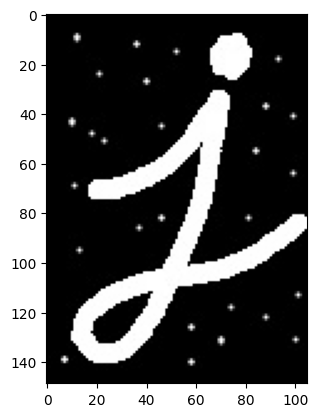
#> input picture imagens/morfologia/img/j_ruido.png, 318 x 417 px
$ jupyter execute --allow-errors morphologicalOperations.ipynb   (shell and % lines are left out)
#> lines starting #> are read from the running program, lines starting #| are printed output that depends on the picture; after the words box and inside, x2 and y2 are one past the last pixel; in counts of white or black regions, pixels touching at a corner belong together
# Theory
Morphological transformations are some simple operations based on the image shape. It is normally performed on binary images. It needs two inputs, one is our original image, second one is called **structuring element** or kernel which decides the nature of operation.

Two basic morphological operators are Erosion and Dilation. Then its variant forms like Opening, Closing, Gradient etc also comes into play. We will see them one-by-one with help of following image:

# Erosion

The basic idea of erosion is just like soil erosion only, it erodes away the boundaries of foreground object (Always try to keep foreground in white). So what it does? The kernel slides through the image (as in 2D convolution). A pixel in the original image (either 1 or 0) will be considered 1 only if all the pixels under the kernel is 1, otherwise it is eroded (made to zero).

So what happends is that, all the pixels near boundary will be discarded depending upon the size of kernel. So the thickness or size of the foreground object decreases or simply white region decreases in the image. It is useful for removing small white noises (as we have seen in colorspace chapter), detach two connected objects etc.

Here, as an example, I would use a 5x5 kernel with full of ones. Let's see it how it works:

[cell 1]
import cv2 as cv
import numpy as np
import matplotlib.pyplot as plt

img = cv.imread('./img/j.png', cv.IMREAD_GRAYSCALE)
#> (the rest of this cell did not finish here and is left out)

#> (a cell that did not finish here is left out)

# Dilation

It is just opposite of erosion. Here, a pixel element is '1' if at least one pixel under the kernel is '1'. So it increases the white region in the image or size of foreground object increases. Normally, in cases like noise removal, erosion is followed by dilation. Because, erosion removes white noises, but it also shrinks our object. So we dilate it. Since noise is gone, they won't come back, but our object area increases. It is also useful in joining broken parts of an object.

#> (a cell that did not finish here is left out)

# Opening

Opening is just another name of erosion followed by dilation. It is useful in removing noise, as we explained above. Here we use the function, cv.morphologyEx()

[cell 4]
img_ruido = cv.imread('./img/j_ruido.png')
#> img_ruido is the input picture: shape (417, 318, 3); min 0, max 255, mean 98.5

#> (the rest of this cell did not finish here and is left out)

# Closing

Closing is reverse of Opening, Dilation followed by Erosion. It is useful in closing small holes inside the foreground objects, or small black points on the object.

[cell 5]
img = cv.imread('./img/j_ruido2.png',cv.IMREAD_GRAYSCALE)
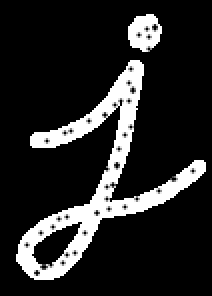
#> input picture imagens/morfologia/img/j_ruido2.png, 106 x 148 px (shown 2 times larger)
#> img is the input picture: shape (148, 106); min 0, max 255, mean 39.3

#> (a cell that did not finish here is left out)

[cell 7]
img = cv.imread('./img/j_ruido2.png', cv.IMREAD_GRAYSCALE)

[cell 8]
kernel = np.ones((5,5),np.uint8)

import random
for x in range(50):
   rangex = random.randint(0,img.shape[0])
   rangey = random.randint(0,img.shape[1])
   cv.circle(img,(rangex,rangey), 1, 255, 1)
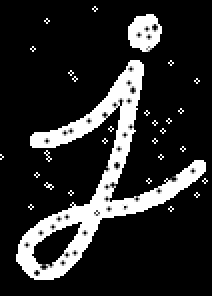
#> img: shape (148, 106) (shown 2 times larger); 0.85% of pixels changed, all inside (x1, y1, x2, y2) = (0, 3, 104, 107)
plt.imshow(img, cmap='gray')
plt.show()

im=cv.cvtColor(img,cv.COLOR_GRAY2RGB)
plt.imshow(im)
plt.show()
closing = cv.morphologyEx(img, cv.MORPH_CLOSE, kernel)
plt.imshow(closing, cmap='gray')
plt.show()
opening= cv.morphologyEx(closing, cv.MORPH_OPEN, kernel)
plt.imshow(opening, cmap='gray')
plt.show()

# Morphological Gradient

It is the difference between dilation and erosion of an image.

The result will look like the outline of the object.

[cell 9]
gradient = cv.morphologyEx(img, cv.MORPH_GRADIENT, kernel)

# Top Hat

It is the difference between input image and Opening of the image. Below example is done for a 9x9 kernel.

[cell 10]
tophat = cv.morphologyEx(img, cv.MORPH_TOPHAT, kernel)

# Black Hat

It is the difference between the closing of the input image and input image.

[cell 11]
blackhat = cv.morphologyEx(img, cv.MORPH_BLACKHAT, kernel)

# Structuring Element

We manually created a structuring elements in the previous examples with help of Numpy. It is rectangular shape. But in some cases, you may need elliptical/circular shaped kernels. So for this purpose, OpenCV has a function, cv.getStructuringElement(). You just pass the shape and size of the kernel, you get the desired kernel.

[cell 12]
img = cv.imread('x.jpg')
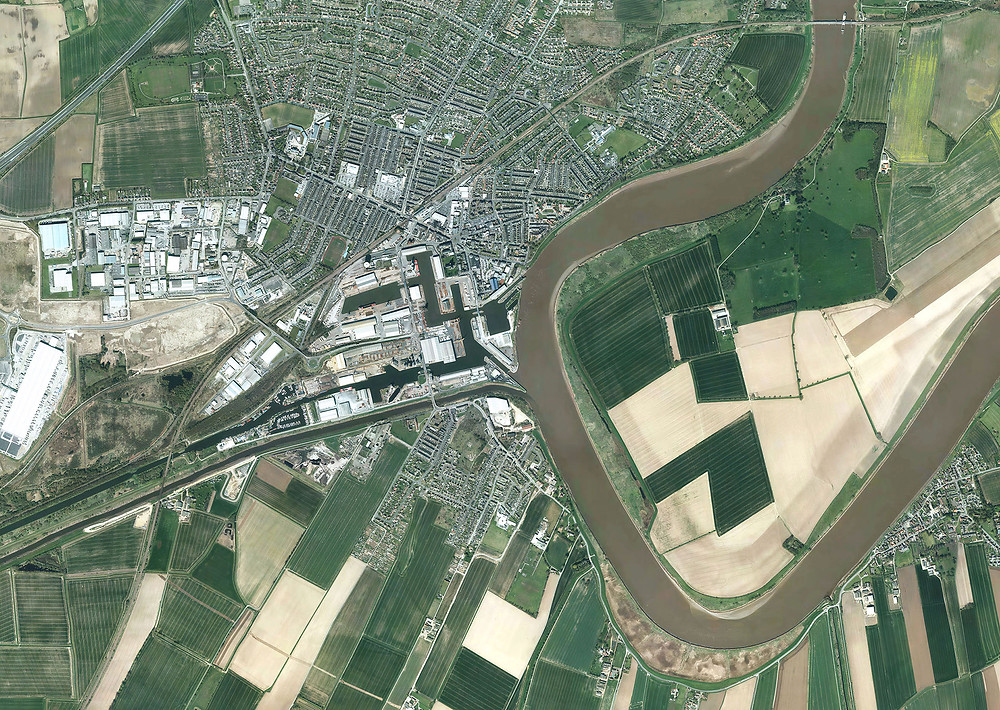
#> input picture imagens/morfologia/x.jpg, 1000 x 710 px
#> img is the input picture: shape (710, 1000, 3); mean B, G, R 117.9, 136.5, 123.8
plt.figure(figsize=(10,5))
plt.imshow(img)
print(img.shape)
#| (710, 1000, 3)
plt.show()

[cell 13]
kernel = cv.getStructuringElement(cv.MORPH_RECT,(15,15))
print(kernel)
#> (printed output is left out)
opening = cv.morphologyEx(img, cv.MORPH_OPEN, kernel)
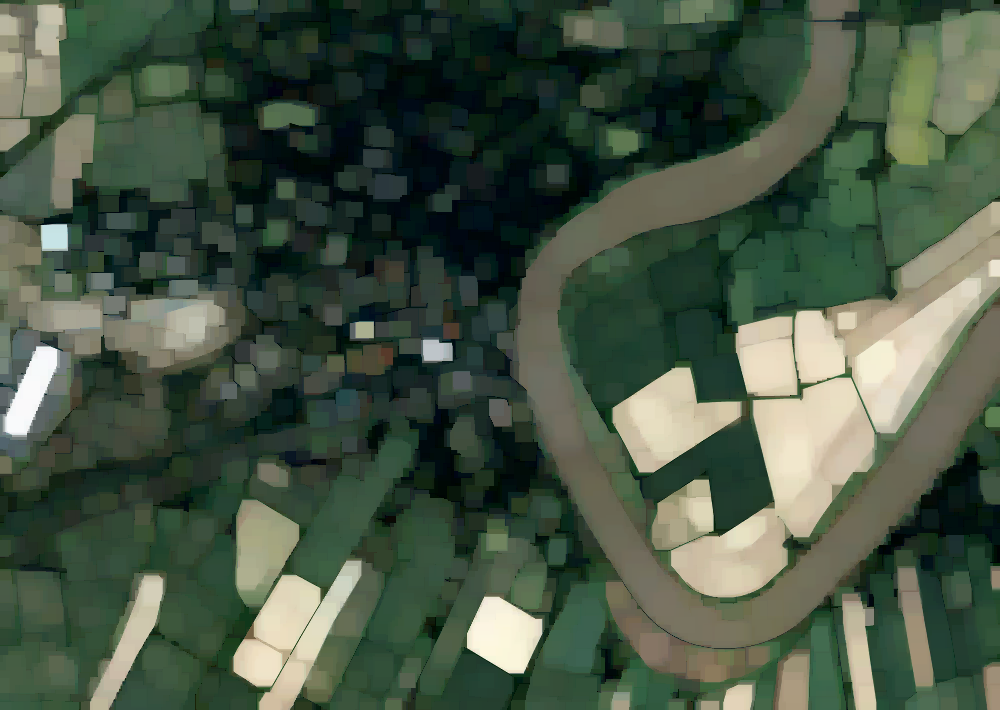
#> opening: shape (710, 1000, 3); mean B, G, R 68.8, 86.1, 71.4
plt.figure(figsize=(10,5))
plt.imshow(opening)
closing = cv.morphologyEx(img, cv.MORPH_CLOSE, kernel)
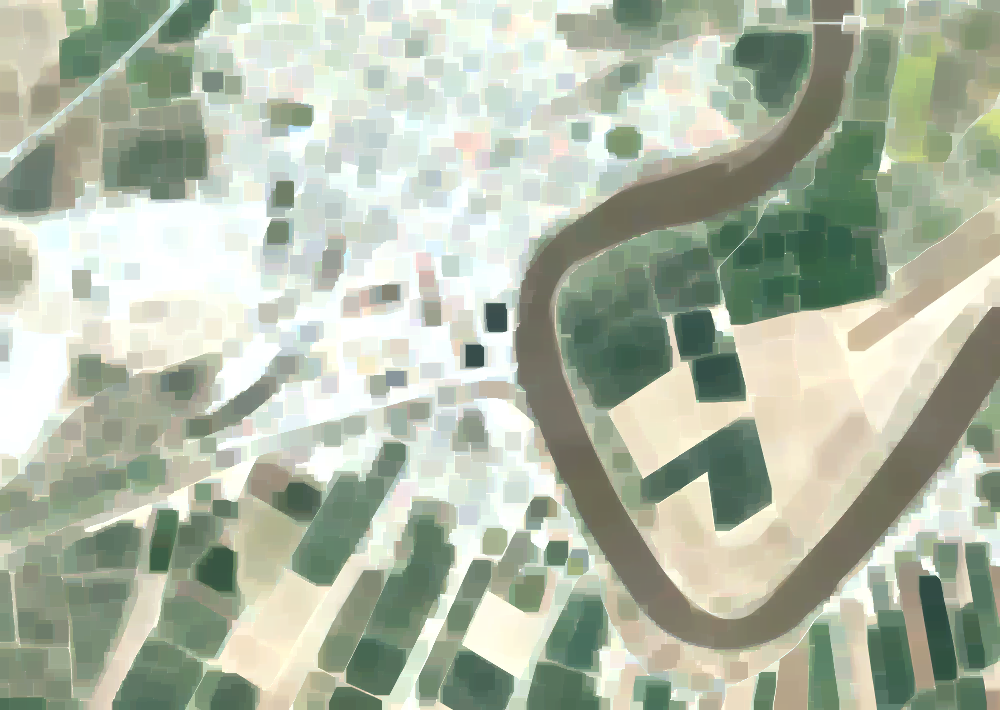
#> closing: shape (710, 1000, 3); mean B, G, R 167.2, 185.3, 176.7
plt.figure(figsize=(10,5))
plt.imshow(closing)

[cell 14]
img = cv.imread('1-s2.0-S0378603X15000054-gr3.jpg')
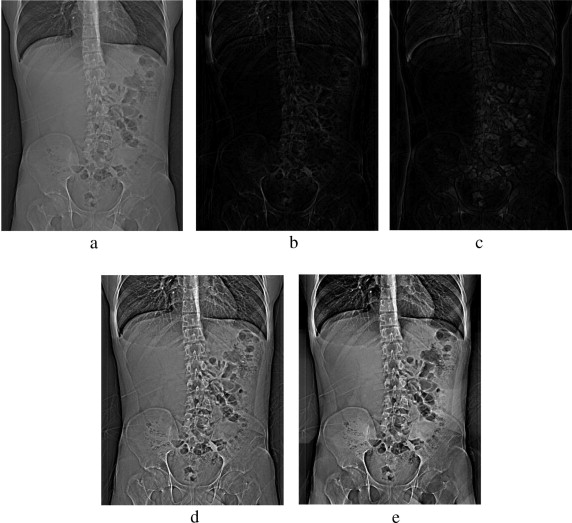
#> input picture imagens/morfologia/1-s2.0-S0378603X15000054-gr3.jpg, 572 x 523 px
#> img is the input picture: shape (523, 572, 3); min 0, max 255, mean 112.8

if img is None:
    print("Erro: Não foi possível carregar a imagem '1-s2.0-S0378603X15000054-gr3.jpg'. Verifique se o arquivo existe e o caminho está correto.")
else:
    img = img[0:100,0:182]
#> img: shape (100, 182, 3)
    img = cv.cvtColor(img, cv.COLOR_BGR2GRAY)
#> img: shape (100, 182)
    img_F = 1.0*img
    plt.figure(figsize=(10,5))
    plt.imshow(img>60, cmap='gray')
    print(img.shape)
#| (100, 182)
    plt.show()

[cell 15]
kernel = cv.getStructuringElement(cv.MORPH_RECT, (5,5))
#> kernel = [[1, 1, 1, 1, 1], [1, 1, 1, 1, 1], [1, 1, 1, 1, 1], [1, 1, 1, 1, 1], [1, 1, 1, 1, 1]]
opening = cv.morphologyEx(img_F, cv.MORPH_OPEN, kernel)
#> opening: shape (100, 182) float64

plt.figure(figsize=(10,5))
aux = opening.astype(np.uint8)
plt.imshow(aux, cmap='gray')
plt.title("Opening (Abertura)")
plt.show()

closing = cv.morphologyEx(img_F, cv.MORPH_CLOSE, kernel)
#> closing: shape (100, 182) float64
plt.figure(figsize=(10,5))
aux = closing.astype(np.uint8)
plt.imshow(aux, cmap='gray')
plt.title("Closing (Fechamento)")
plt.show()

TH = img_F - opening
BH = closing - img_F
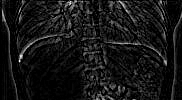
#> BH: shape (100, 182) float64; min 0, max 69, mean 5.9; drawn with min black and max white

R = img_F + TH - BH
R = np.clip(R, 0, 255)
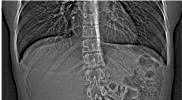
#> R: shape (100, 182) float64; min 0, max 255, mean 84.2

print("Min:", np.min(R), "Max:", np.max(R))
#| Min: 0.0 Max: 255.0

plt.imshow(R.astype(np.uint8), cmap='gray')
plt.title("Contraste Realçado")
plt.show()

[cell 16]
plt.figure(figsize=(10,5))
aux = 255.0*(R/494.0)
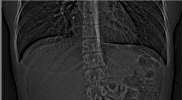
#> aux: shape (100, 182) float64; min 0, max 131.6, mean 43.5
aux = aux.astype(np.uint8)
plt.imshow(aux>15, cmap='gray')
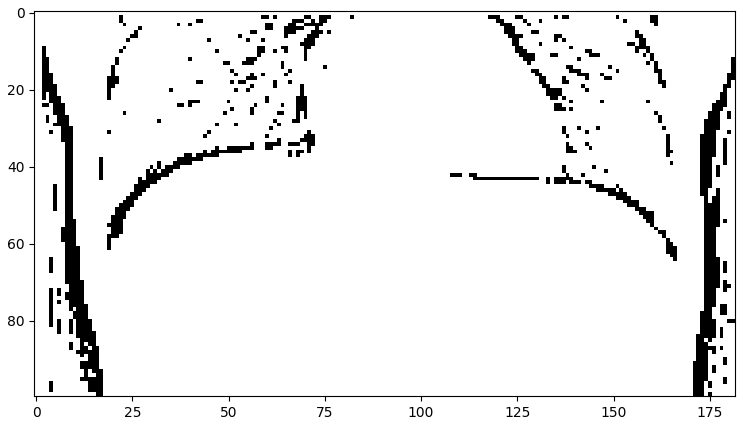
#> figure drawn by matplotlib, 1 panel
